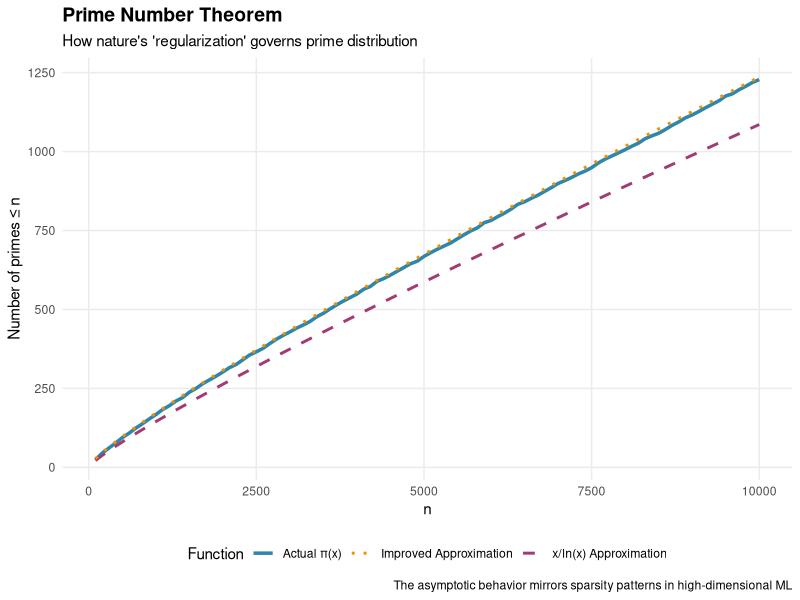
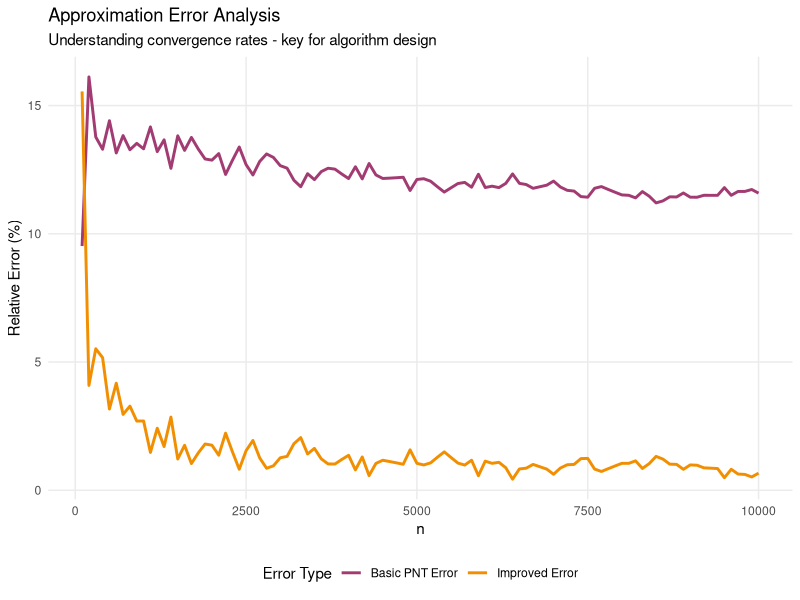
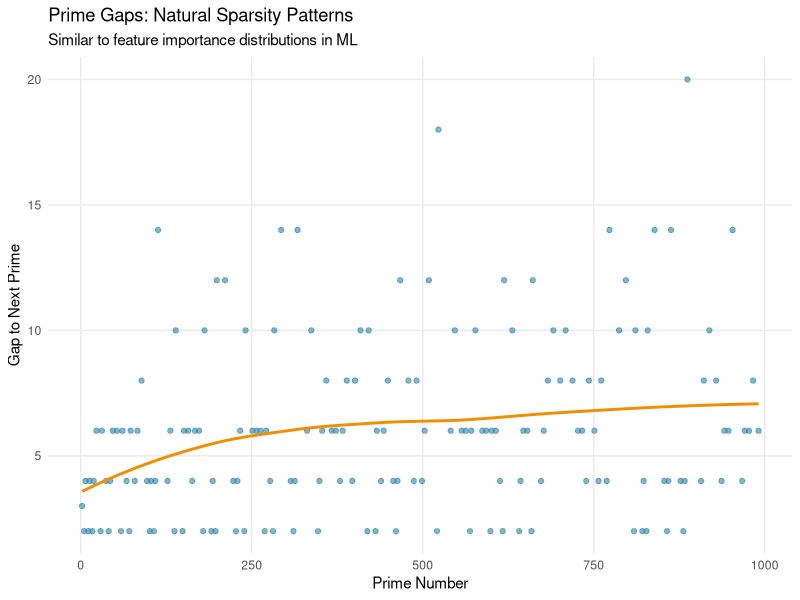
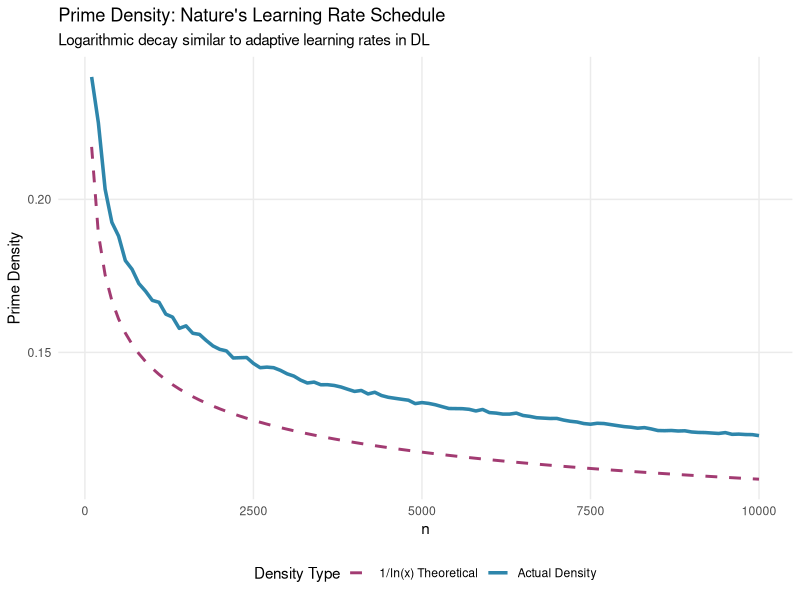

Recreate these plots in R, in order.
library(ggplot2)
library(dplyr)
library(gridExtra)
library(viridis)

# Function to check if a number is prime
is_prime = function(n) {
  if (n < 2) return(FALSE)
  if (n == 2) return(TRUE)
  if (n %% 2 == 0) return(FALSE)
  for (i in 3:sqrt(n)) {
    if (n %% i == 0) return(FALSE)
  }
  return(TRUE)
}

# Generate primes up to n
generate_primes = function(n) {
  primes = c()
  for (i in 2:n) {
    if (is_prime(i)) {
      primes <- c(primes, i)
    }
  }
  return(primes)
}

# Prime counting function π(x)
prime_count = function(x) {
  sum(generate_primes(x) <= x)
}

# Create data for visualization
max_n = 10000
x_values = seq(100, max_n, by = 100)


# Calculating actual prime counts and approximations
data = data.frame(
  x = x_values,
  actual_count = sapply(x_values, prime_count),
  # Prime Number Theorem: π(x) ~ x/ln(x) as x → ∞
  # This is the fundamental asymptotic formula discovered by Gauss and Legendre
  pnt_approx = x_values / log(x_values),  # Prime Number Theorem approximation
  
  # Logarithmic Integral approximation: Li(x) ≈ x/ln(x) * (1 + 1.2762/ln(x) + ...)
  # More accurate than basic PNT, includes first-order correction term
  # The constant 1.2762 comes from the series expansion of Li(x)
  li_approx = sapply(x_values, function(x) x / log(x) * (1 + 1.2762/log(x)))  # Better approximation
)

head(data)

# Calculate errors for analysis
data$pnt_error = abs(data$actual_count - data$pnt_approx) / data$actual_count * 100
data$li_error = abs(data$actual_count - data$li_approx) / data$actual_count * 100

# Plot 1: Main Prime Number Theorem visualization
p1 = ggplot(data, aes(x = x)) +
  geom_line(aes(y = actual_count, color = "Actual π(x)"), size = 1.2) +
  geom_line(aes(y = pnt_approx, color = "x/ln(x) Approximation"), size = 1, linetype = "dashed") +
  geom_line(aes(y = li_approx, color = "Improved Approximation"), size = 1, linetype = "dotted") +
  scale_color_manual(values = c("Actual π(x)" = "#2E86AB", 
                                "x/ln(x) Approximation" = "#A23B72",
                                "Improved Approximation" = "#F18F01")) +
  labs(
    title = "Prime Number Theorem",
    subtitle = "How nature's 'regularization' governs prime distribution",
    x = "n",
    y = "Number of primes ≤ n",
    color = "Function",
    caption = "The asymptotic behavior mirrors sparsity patterns in high-dimensional ML"
  ) +
  theme_minimal() +
  theme(
    plot.title = element_text(size = 14, face = "bold"),
    plot.subtitle = element_text(size = 11),
    legend.position = "bottom",
    panel.grid.minor = element_blank()
  )
p1

# Plot 2: Error analysis - crucial for ML applications
p2 = ggplot(data, aes(x = x)) +
  geom_line(aes(y = pnt_error, color = "Basic PNT Error"), size = 1) +
  geom_line(aes(y = li_error, color = "Improved Error"), size = 1) +
  scale_color_manual(values = c("Basic PNT Error" = "#A23B72", 
                                "Improved Error" = "#F18F01")) +
  labs(
    title = "Approximation Error Analysis",
    subtitle = "Understanding convergence rates - key for algorithm design",
    x = "n",
    y = "Relative Error (%)",
    color = "Error Type"
  ) +
  theme_minimal() +
  theme(
    legend.position = "bottom",
    panel.grid.minor = element_blank()
  )
p2

# Plot 3: Prime gaps - relevant to sampling and feature selection
primes = generate_primes(1000)
gaps = diff(primes)
gap_data = data.frame(
  prime_index = 1:(length(gaps)),
  gap = gaps,
  prime_value = primes[-length(primes)]
)

p3 = ggplot(gap_data, aes(x = prime_value, y = gap)) +
  geom_point(alpha = 0.6, color = "#2E86AB", size = 1.5) +
  geom_smooth(method = "loess", color = "#F18F01", se = FALSE) +
  labs(
    title = "Prime Gaps: Natural Sparsity Patterns",
    subtitle = "Similar to feature importance distributions in ML",
    x = "Prime Number",
    y = "Gap to Next Prime"
  ) +
  theme_minimal() +
  theme(panel.grid.minor = element_blank())
p3

# Plot 4: Density visualization - connection to probability distributions
density_data = data.frame(
  x = x_values,
  prime_density = data$actual_count / x_values,
  theoretical_density = 1 / log(x_values)
)

p4 = ggplot(density_data, aes(x = x)) +
  geom_line(aes(y = prime_density, color = "Actual Density"), size = 1.2) +
  geom_line(aes(y = theoretical_density, color = "1/ln(x) Theoretical"), size = 1, linetype = "dashed") +
  scale_color_manual(values = c("Actual Density" = "#2E86AB", 
                                "1/ln(x) Theoretical" = "#A23B72")) +
  labs(
    title = "Prime Density: Nature's Learning Rate Schedule",
    subtitle = "Logarithmic decay similar to adaptive learning rates in DL",
    x = "n",
    y = "Prime Density",
    color = "Density Type"
  ) +
  theme_minimal() +
  theme(
    legend.position = "bottom",
    panel.grid.minor = element_blank()
  )
p4

cat("\n=== KEY INSIGHTS FOR YOUR LINKEDIN POST ===\n")
cat("At n =", max(x_values), ":\n")
cat("- Actual prime count:", tail(data$actual_count, 1), "\n")
cat("- PNT approximation:", round(tail(data$pnt_approx, 1)), "\n")
cat("- Approximation error:", round(tail(data$pnt_error, 1), 2), "%\n")
cat("- Average prime density:", round(tail(data$actual_count, 1) / tail(x_values, 1), 4), "\n")
cat("- Theoretical density:", round(1/log(tail(x_values, 1)), 4), "\n")
